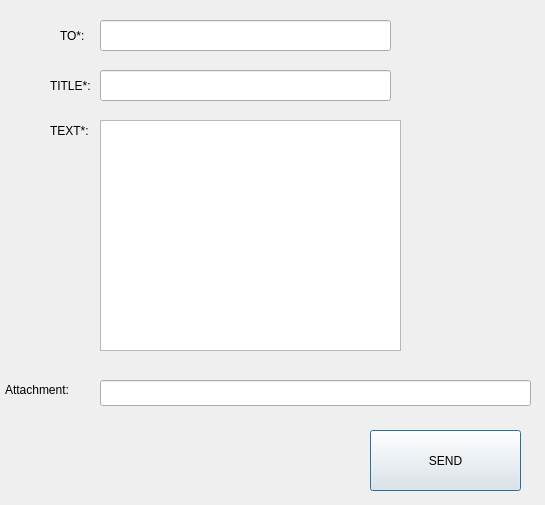
<?xml version="1.0" encoding="UTF-8"?>
<ui version="4.0">
 <class>ComposeWindow</class>
 <widget class="QDialog" name="ComposeWindow">
  <property name="geometry">
   <rect>
    <x>0</x>
    <y>0</y>
    <width>545</width>
    <height>505</height>
   </rect>
  </property>
  <property name="windowTitle">
   <string>Dialog</string>
  </property>
  <widget class="QLineEdit" name="line_to">
   <property name="geometry">
    <rect>
     <x>100</x>
     <y>20</y>
     <width>291</width>
     <height>31</height>
    </rect>
   </property>
   <property name="font">
    <font>
     <italic>true</italic>
    </font>
   </property>
  </widget>
  <widget class="QLabel" name="labe_to">
   <property name="geometry">
    <rect>
     <x>60</x>
     <y>20</y>
     <width>31</width>
     <height>31</height>
    </rect>
   </property>
   <property name="text">
    <string>TO*:</string>
   </property>
  </widget>
  <widget class="QLineEdit" name="line_title">
   <property name="geometry">
    <rect>
     <x>100</x>
     <y>70</y>
     <width>291</width>
     <height>31</height>
    </rect>
   </property>
  </widget>
  <widget class="QLabel" name="label_title">
   <property name="geometry">
    <rect>
     <x>50</x>
     <y>70</y>
     <width>51</width>
     <height>31</height>
    </rect>
   </property>
   <property name="text">
    <string>TITLE*:</string>
   </property>
  </widget>
  <widget class="QLabel" name="label_text">
   <property name="geometry">
    <rect>
     <x>50</x>
     <y>120</y>
     <width>41</width>
     <height>21</height>
    </rect>
   </property>
   <property name="text">
    <string>TEXT*:</string>
   </property>
  </widget>
  <widget class="QPlainTextEdit" name="box_text">
   <property name="geometry">
    <rect>
     <x>100</x>
     <y>120</y>
     <width>301</width>
     <height>231</height>
    </rect>
   </property>
   <property name="font">
    <font>
     <pointsize>12</pointsize>
    </font>
   </property>
  </widget>
  <widget class="QLineEdit" name="line_attachment">
   <property name="geometry">
    <rect>
     <x>100</x>
     <y>380</y>
     <width>431</width>
     <height>26</height>
    </rect>
   </property>
  </widget>
  <widget class="QLabel" name="label_attachment">
   <property name="geometry">
    <rect>
     <x>5</x>
     <y>380</y>
     <width>91</width>
     <height>20</height>
    </rect>
   </property>
   <property name="text">
    <string>Attachment:</string>
   </property>
  </widget>
  <widget class="QPushButton" name="pushButton">
   <property name="geometry">
    <rect>
     <x>370</x>
     <y>430</y>
     <width>151</width>
     <height>61</height>
    </rect>
   </property>
   <property name="text">
    <string>SEND</string>
   </property>
  </widget>
  <widget class="QLabel" name="label_eroare2">
   <property name="geometry">
    <rect>
     <x>10</x>
     <y>410</y>
     <width>491</width>
     <height>20</height>
    </rect>
   </property>
   <property name="text">
    <string/>
   </property>
  </widget>
  <widget class="QLabel" name="label_eroare1">
   <property name="geometry">
    <rect>
     <x>10</x>
     <y>450</y>
     <width>351</width>
     <height>41</height>
    </rect>
   </property>
   <property name="text">
    <string/>
   </property>
  </widget>
 </widget>
 <resources/>
 <connections/>
</ui>
